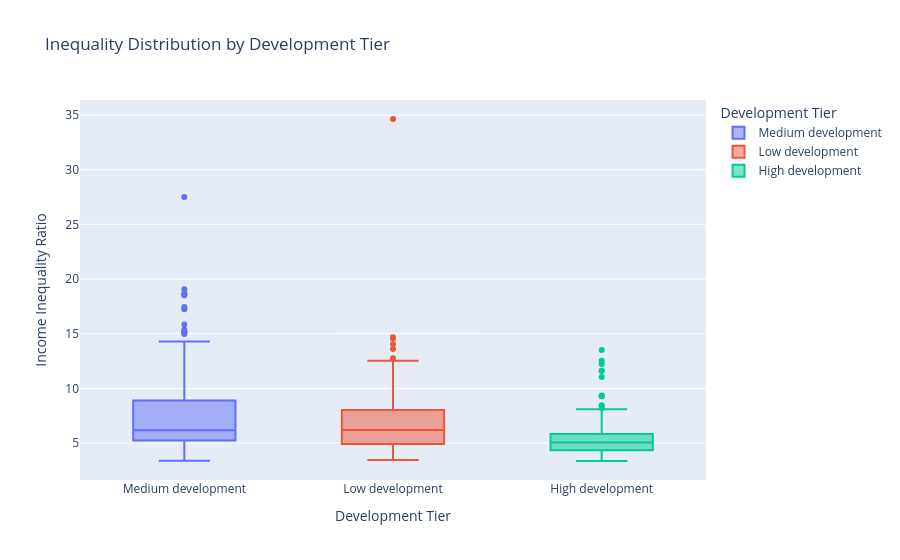

This figure's notebook cell:
### Code cell
import plotly.express as px

fig = px.box(
    merged_df,
    x="development_tier",
    y="top20_bottom20_ratio",
    color="development_tier",
    hover_data={
        "country_name": True,
        "year": True,
        "top20_bottom20_ratio": ":.2f"
    },
    title="Inequality Distribution by Development Tier",
    labels={
        "development_tier": "Development Tier",
        "top20_bottom20_ratio": "Income Inequality Ratio"
    }
)

fig.update_traces(
    hovertemplate=
    "<b>Development Tier:</b> %{x}<br>" +
    "<b>Inequality Ratio:</b> %{y:.2f}<br>" +
    "<b>Country:</b> %{customdata[0]}<br>" +
    "<b>Year:</b> %{customdata[1]}<extra></extra>"
)

fig.show()

### Figure 1 — Plotly figure (JSON) as saved in the notebook; plotly's stock layout.template omitted (floating-point values rounded to 4 significant figures; data arrays with more than 128 entries replaced by an {"elided": "..."} marker saying what was removed)
{"data": [{"alignmentgroup": "True", "customdata": {"elided": "118x2 mixed values"}, "hovertemplate": "<b>Development Tier:</b> %{x}<br><b>Inequality Ratio:</b> %{y:.2f}<br><b>Country:</b> %{customdata[0]}<br><b>Year:</b> %{customdata[1]}<extra></extra>", "legendgroup": "Medium development", "marker": {"color": "#636efa"}, "name": "Medium development", "notched": false, "offsetgroup": "Medium development", "orientation": "v", "showlegend": true, "type": "box", "x": ["Medium development", "Medium development", "Medium development", "Medium development", "Medium development", "Medium development", "Medium development", "Medium development", "Medium development", "Medium development", "Medium development", "Medium development", "Medium development", "Medium development", "Medium development", "Medium development", "Medium development", "Medium development", "Medium development", "Medium development", "Medium development", "Medium development", "Medium development", "Medium development", "Medium development", "Medium development", "Medium development", "Medium development", "Medium development", "Medium development", "Medium development", "Medium development", "Medium development", "Medium development", "Medium development", "Medium development", "Medium development", "Medium development", "Medium development", "Medium development", "Medium development", "Medium development", "Medium development", "Medium development", "Medium development", "Medium development", "Medium development", "Medium development", "Medium development", "Medium development", "Medium development", "Medium development", "Medium development", "Medium development", "Medium development", "Medium development", "Medium development", "Medium development", "Medium development", "Medium development", "Medium development", "Medium development", "Medium development", "Medium development", "Medium development", "Medium development", "Medium development", "Medium development", "Medium development", "Medium development", "Medium development", "Medium development", "Medium development", "Medium development", "Medium development", "Medium development", "Medium development", "Medium development", "Medium development", "Medium development", "Medium development", "Medium development", "Medium development", "Medium development", "Medium development", "Medium development", "Medium development", "Medium development", "Medium development", "Medium development", "Medium development", "Medium development", "Medium development", "Medium development", "Medium development", "Medium development", "Medium development", "Medium development", "Medium development", "Medium development", "Medium development", "Medium development", "Medium development", "Medium development", "Medium development", "Medium development", "Medium development", "Medium development", "Medium development", "Medium development", "Medium development", "Medium development", "Medium development", "Medium development", "Medium development", "Medium development", "Medium development", "Medium development"], "x0": " ", "xaxis": "x", "y": [4.567, 4.504, 4.051, 3.872, 8.195, 7.739, 7.519, 7.311, 7.718, 3.537, 3.374, 18.66, 12.23, 17.44, 15.84, 15.35, 10.82, 8.527, 6.745, 6.201, 5.876, 5.993, 15.1, 18.6, 19.06, 18.5, 17.24, 3.531, 3.727, 3.727, 3.692, 3.749, 11.23, 10.89, 10.7, 11.69, 6.316, 5.963, 5.92, 5.806, 6.036, 5.687, 5.765, 6.005, 5.681, 5.644, 4.602, 4.753, 4.551, 4.844, 4.895, 6.16, 3.88, 6.181, 6.094, 6.124, 6.339, 6.435, 6.574, 5.895, 6.239, 5.856, 5.771, 5.799, 4.342, 9.59, 8.898, 7.057, 6.829, 6.478, 15.15, 15.17, 14.28, 14.98, 9.081, 10.19, 8.121, 8.474, 8.219, 4.405, 4.346, 4.343, 4.419, 4.336, 5.587, 5.702, 6.537, 5.284, 6.403, 5.537, 5.348, 5.369, 6.351, 5.799, 3.451, 3.654, 3.644, 3.846, 3.631, 5.559, 5.69, 5.626, 5.48, 5.226, 3.916, 9.214, 9.228, 9.539, 9.345, 7.863, 8.13, 8.224, 8.273, 6.632, 6.368, 10.41, 27.5, 9.567], "y0": " ", "yaxis": "y"}, {"alignmentgroup": "True", "customdata": {"elided": "119x2 mixed values"}, "hovertemplate": "<b>Development Tier:</b> %{x}<br><b>Inequality Ratio:</b> %{y:.2f}<br><b>Country:</b> %{customdata[0]}<br><b>Year:</b> %{customdata[1]}<extra></extra>", "legendgroup": "Low development", "marker": {"color": "#EF553B"}, "name": "Low development", "notched": false, "offsetgroup": "Low development", "orientation": "v", "showlegend": true, "type": "box", "x": ["Low development", "Low development", "Low development", "Low development", "Low development", "Low development", "Low development", "Low development", "Low development", "Low development", "Low development", "Low development", "Low development", "Low development", "Low development", "Low development", "Low development", "Low development", "Low development", "Low development", "Low development", "Low development", "Low development", "Low development", "Low development", "Low development", "Low development", "Low development", "Low development", "Low development", "Low development", "Low development", "Low development", "Low development", "Low development", "Low development", "Low development", "Low development", "Low development", "Low development", "Low development", "Low development", "Low development", "Low development", "Low development", "Low development", "Low development", "Low development", "Low development", "Low development", "Low development", "Low development", "Low development", "Low development", "Low development", "Low development", "Low development", "Low development", "Low development", "Low development", "Low development", "Low development", "Low development", "Low development", "Low development", "Low development", "Low development", "Low development", "Low development", "Low development", "Low development", "Low development", "Low development", "Low development", "Low development", "Low development", "Low development", "Low development", "Low development", "Low development", "Low development", "Low development", "Low development", "Low development", "Low development", "Low development", "Low development", "Low development", "Low development", "Low development", "Low development", "Low development", "Low development", "Low development", "Low development", "Low development", "Low development", "Low development", "Low development", "Low development", "Low development", "Low development", "Low development", "Low development", "Low development", "Low development", "Low development", "Low development", "Low development", "Low development", "Low development", "Low development", "Low development", "Low development", "Low development", "Low development", "Low development", "Low development", "Low development"], "x0": " ", "xaxis": "x", "y": [4.388, 3.473, 4.002, 6.383, 5.552, 6.231, 4.556, 9.279, 10.38, 8.854, 9.12, 9.221, 4.238, 8.851, 5.737, 8.863, 9.315, 8.128, 7.484, 6.984, 6.624, 7.23, 7.433, 12.76, 11.09, 4.602, 3.982, 4.768, 4.706, 6.945, 5.248, 7.065, 10.98, 14.57, 14.05, 13.59, 5.669, 5.661, 5.695, 5.609, 5.679, 5.373, 3.482, 6.339, 6.185, 6.147, 5.897, 4.39, 8.021, 3.971, 4.021, 6.044, 6.482, 6.308, 4.126, 4.114, 4.043, 3.644, 3.771, 3.951, 6.157, 3.634, 3.448, 3.575, 3.552, 3.739, 6.202, 5.991, 6.705, 5.748, 4.861, 12.52, 11.93, 5.095, 6.645, 7.94, 4.832, 5.537, 4.488, 7.983, 6.883, 6.269, 10.56, 9.36, 8.939, 10.1, 9.667, 9.488, 6.554, 5.465, 5.729, 6.098, 6.457, 6.023, 7.232, 8.045, 7.959, 8.23, 5.689, 7.684, 3.902, 6.515, 6.644, 5.246, 7.221, 6.8, 6.132, 5.435, 8.125, 3.782, 3.589, 5.706, 5.403, 6.483, 6.326, 5.282, 34.63, 14.67, 11.86], "y0": " ", "yaxis": "y"}, {"alignmentgroup": "True", "customdata": {"elided": "118x2 mixed values"}, "hovertemplate": "<b>Development Tier:</b> %{x}<br><b>Inequality Ratio:</b> %{y:.2f}<br><b>Country:</b> %{customdata[0]}<br><b>Year:</b> %{customdata[1]}<extra></extra>", "legendgroup": "High development", "marker": {"color": "#00cc96"}, "name": "High development", "notched": false, "offsetgroup": "High development", "orientation": "v", "showlegend": true, "type": "box", "x": ["High development", "High development", "High development", "High development", "High development", "High development", "High development", "High development", "High development", "High development", "High development", "High development", "High development", "High development", "High development", "High development", "High development", "High development", "High development", "High development", "High development", "High development", "High development", "High development", "High development", "High development", "High development", "High development", "High development", "High development", "High development", "High development", "High development", "High development", "High development", "High development", "High development", "High development", "High development", "High development", "High development", "High development", "High development", "High development", "High development", "High development", "High development", "High development", "High development", "High development", "High development", "High development", "High development", "High development", "High development", "High development", "High development", "High development", "High development", "High development", "High development", "High development", "High development", "High development", "High development", "High development", "High development", "High development", "High development", "High development", "High development", "High development", "High development", "High development", "High development", "High development", "High development", "High development", "High development", "High development", "High development", "High development", "High development", "High development", "High development", "High development", "High development", "High development", "High development", "High development", "High development", "High development", "High development", "High development", "High development", "High development", "High development", "High development", "High development", "High development", "High development", "High development", "High development", "High development", "High development", "High development", "High development", "High development", "High development", "High development", "High development", "High development", "High development", "High development", "High development", "High development", "High development", "High development"], "x0": " ", "xaxis": "x", "y": [5.727, 4.84, 4.777, 5.017, 5.013, 5.054, 4.049, 3.787, 3.917, 3.831, 3.971, 5.18, 4.54, 4.859, 5.625, 5.522, 5.526, 5.578, 12.23, 13.51, 12.52, 11.58, 11.6, 11.04, 4.706, 4.761, 4.688, 4.667, 4.732, 5.125, 5.271, 3.931, 3.953, 4.107, 4.255, 4.325, 6.571, 6.841, 6.286, 6.134, 6.138, 4.832, 4.836, 4.949, 5.203, 4.754, 4.018, 3.85, 3.994, 4.029, 3.995, 5.008, 4.846, 5.131, 5.041, 5.165, 5.492, 5.319, 5.28, 5.692, 4.463, 4.258, 4.286, 4.382, 4.175, 3.889, 8.425, 8.031, 7.916, 6.484, 6.67, 6.375, 5.93, 6.218, 5.983, 5.757, 5.603, 5.371, 5.484, 5.776, 5.716, 5.542, 5.834, 5.745, 4.836, 4.953, 4.839, 5.77, 4.425, 3.83, 3.765, 4.172, 4.33, 4.353, 3.973, 3.912, 5.386, 6.127, 5.785, 6.364, 5.668, 3.411, 3.356, 3.384, 3.389, 3.468, 4.647, 4.518, 4.815, 5.276, 4.74, 8.43, 8.08, 9.272, 8.196, 7.727, 9.269, 9.349], "y0": " ", "yaxis": "y"}], "layout": {"boxmode": "overlay", "legend": {"title": {"text": "Development Tier"}, "tracegroupgap": 0}, "title": {"text": "Inequality Distribution by Development Tier"}, "xaxis": {"anchor": "y", "categoryarray": ["Medium development", "Low development", "High development"], "categoryorder": "array", "domain": [0, 1], "title": {"text": "Development Tier"}}, "yaxis": {"anchor": "x", "domain": [0, 1], "title": {"text": "Income Inequality Ratio"}}}}
